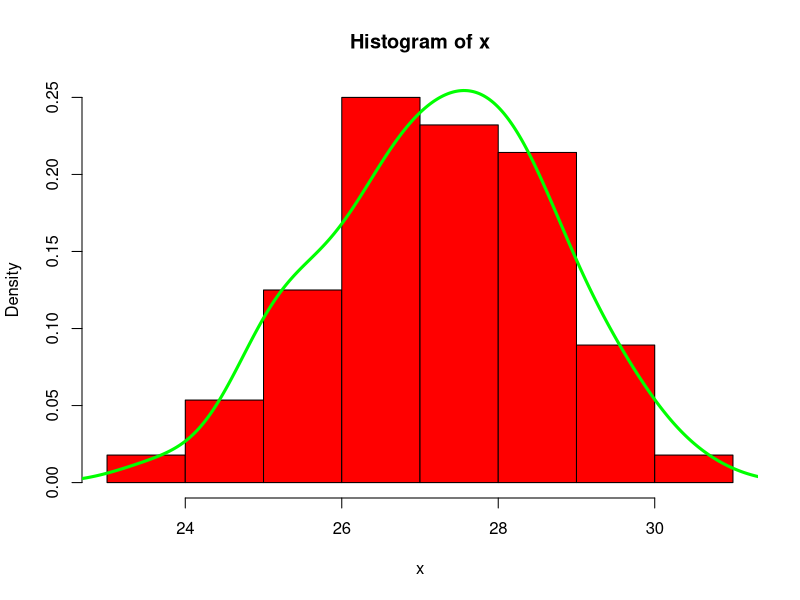

Reproduce this figure in R.
x=c(28.3,26.8,26.6,26.5,28.1,24.8,27.4,26.2,29.4,28.6,24.9,25.2,30.4,27.7,27.0,26.1,28.1,26.9,28.0,27.6,25.6,29.5,27.6,27.3,26.2,27.7,27.2,25.9,26.5,28.3,26.5,29.1,23.7,29.7,26.8,29.5,28.4,26.3,28.1,28.7,27.0,25.5,26.9,27.2,27.6,25.5,28.3,27.4,28.8,25.0,25.3,27.7,25.2,28.6,27.9,28.7)
n=length(x)
n
media=mean(x)
std=sd(x)
media
std

hist(x,freq=FALSE,col="red")
lines(density(x),col="green",lwd=3)

tmin=qt(0.025,n-1)
tmax=qt(0.975,n-1)
tmin
tmax

media+tmin*std/sqrt(n)
media+tmax*std/sqrt(n)
tmax*std/sqrt(n)

media=mean(x)

(n-1)*var(x)/qchisq(0.025,n-1)
(n-1)*var(x)/qchisq(0.975,n-1)





